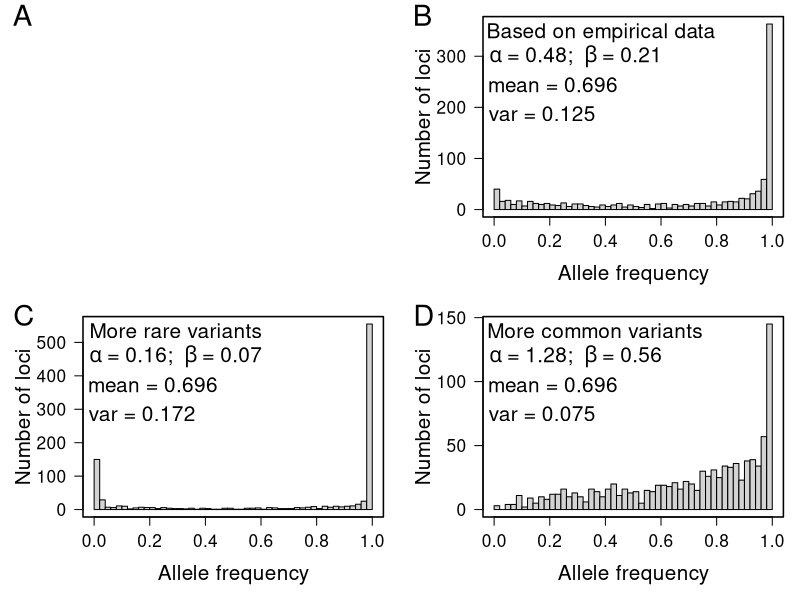

Here is the R script that generated this plot:
##########################################
## conceptual_fig.R
##########################################

## JPJ 8/8/24

## Purpose: to make a conceptual figure showing the different SFS
## Usage: Rscript conceptual_fig.R

set.seed(17)

## functions for calculating mean and variance for beta distributions
mean_beta <- function(alpha, beta){
	meanb <- alpha/(alpha+beta)
	return(meanb)
}

var_beta <- function(alpha, beta){
	varb <- (alpha*beta)/((alpha+beta)^2*(alpha+beta+1))
	return(varb)
}

## choosing three different betas with equal means and similarly spread variances
	## based on empirical data = 0.48, 0.21
	## more rare: alpha = 0.16, 0.07
	## more common: alpha = 1.28, 0.56

mean_beta(0.48, 0.21)	## 0.6956522
mean_beta(0.16, 0.07)	## 0.6956522
mean_beta(1.28, 0.56)	## 0.6956522

var_beta(0.48, 0.21)	## 0.1252782
var_beta(0.16, 0.07)	## 0.1721303
var_beta(1.28, 0.56)	## 0.07454938


## sample 1000 allele frequencies from the betas
empirical <- rbeta(1000, 0.480, 0.21)
rare <- rbeta(1000, 0.16, 0.07)
common <- rbeta(1000, 1.28, 0.56)

## plot histograms; first panel left blank; hatchery flow chart will go there
pdf(height=8, width=8, file="conceptual_base.pdf")
par(mar=c(5,5,1,1), mfrow=c(2,2))
plot.new()
mtext("A", line=-0.75, adj=-0.25, cex=1.75)
hist(empirical, breaks=50, main="", xlab="Allele frequency", ylab="Number of loci", cex.axis=1.25, cex.lab=1.5, las=1); box(lwd=1.5)
mtext("Based on empirical data", line=-1.5, adj=0.05, cex=1.25)
mtext(expression(alpha~"= 0.48; "~beta~"= 0.21"), line=-3.25, adj=0.05, cex=1.25)
mtext("mean = 0.696", line=-4.75, adj=0.03, cex=1.25)
mtext("var = 0.125", line=-6.5, adj=0.03, cex=1.25)
mtext("B", line=-0.75, adj=-0.25, cex=1.75)
hist(rare, breaks=50, main="", xlab="Allele frequency", ylab="Number of loci", cex.axis=1.25, cex.lab=1.5, las=1); box(lwd=1.5)
mtext("More rare variants", line=-1.5, adj=0.05, cex=1.25)
mtext(expression(alpha~"= 0.16; "~beta~"= 0.07"), line=-3.25, adj=0.05, cex=1.25)
mtext("mean = 0.696", line=-4.75, adj=0.03, cex=1.25)
mtext("var = 0.172", line=-6.5, adj=0.03, cex=1.25)
mtext("C", line=-0.75, adj=-0.25, cex=1.75)
hist(common, breaks=50, main="", xlab="Allele frequency", ylab="Number of loci", cex.axis=1.25, cex.lab=1.5, las=1); box(lwd=1.5)
mtext("More common variants", line=-1.5, adj=0.05, cex=1.25)
mtext(expression(alpha~"= 1.28; "~beta~"= 0.56"), line=-3.25, adj=0.05, cex=1.25)
mtext("mean = 0.696", line=-4.75, adj=0.03, cex=1.25)
mtext("var = 0.075", line=-6.5, adj=0.03, cex=1.25)
mtext("D", line=-0.75, adj=-0.25, cex=1.75)
dev.off()









